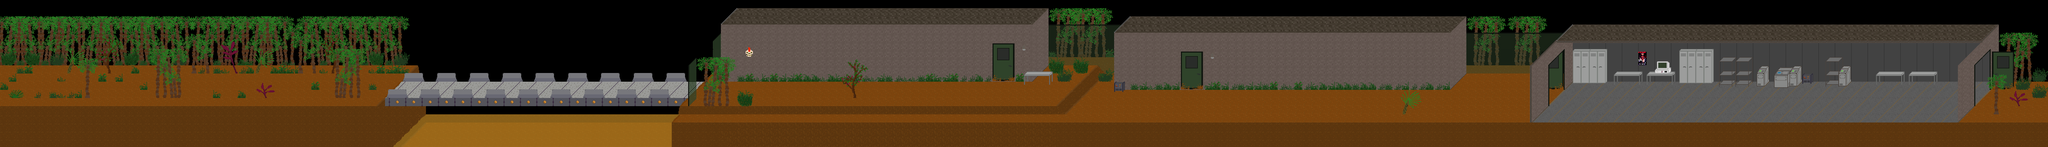

Below is a game level as drawn by its tile map, then a one-line description and the .tmx that defines it (tile-layer data replaced by summaries):
An orthogonal 250x18 tile map with 32x32 px tiles, 4 tile layers (lower, backward, middle, forward) and 13 objects.

<map version="1.2" tiledversion="1.2.3" orientation="orthogonal" renderorder="left-down" width="250" height="18" tilewidth="32" tileheight="32" infinite="0" nextlayerid="9" nextobjectid="16">
 <tileset firstgid="1" source="../tileSet.tsx" />
 <objectgroup id="2" name="static-objects">
  <object id="1" x="0" y="352" width="4192" height="32" />
  <object id="2" x="4192" y="384" width="3808" height="32" />
  <object id="3" x="6075" y="160" width="6.33333" height="64.6667" />
  <object id="5" x="7738.5" y="169" width="5.5" height="56" />
  <object id="6" x="128" y="64" width="32" height="288" />
  <object id="7" x="7616" y="224" width="32" height="192">
   <properties>
    <property name="finish" value="" />
   </properties>
  </object>
 </objectgroup>
 <objectgroup id="3" name="enemies">
  <object id="10" x="2239" y="333">
   <properties>
    <property name="punk" value="" />
   </properties>
  </object>
  <object id="11" x="2668" y="334">
   <properties>
    <property name="turret" value="" />
   </properties>
  </object>
  <object id="12" x="3499" y="328">
   <properties>
    <property name="ross" value="" />
   </properties>
  </object>
  <object id="14" x="5727" y="367">
   <properties>
    <property name="turret" value="" />
   </properties>
  </object>
  <object id="15" x="4512" y="364">
   <properties>
    <property name="explo" value="" />
   </properties>
  </object>
 </objectgroup>
 <objectgroup id="4" name="interactive-objects">
  <object id="8" x="4069.67" y="280.333">
   <properties>
    <property name="hill" value="" />
   </properties>
  </object>
  <object id="13" x="7044" y="301">
   <properties>
    <property name="message" value="" />
   </properties>
  </object>
 </objectgroup>
 <layer id="1" name="lower" width="250" height="18">
  <data>[4500 cells, 3471 non-empty, 57 distinct tile ids]</data>
 </layer>
 <layer id="5" name="backward" width="250" height="18">
  <data>[4500 cells, 724 non-empty, 141 distinct tile ids]</data>
 </layer>
 <layer id="6" name="middle" width="250" height="18">
  <data>[4500 cells, 403 non-empty, 137 distinct tile ids]</data>
 </layer>
 <layer id="7" name="forward" width="250" height="18">
  <data>[4500 cells, 409 non-empty, 89 distinct tile ids]</data>
 </layer>
</map>
